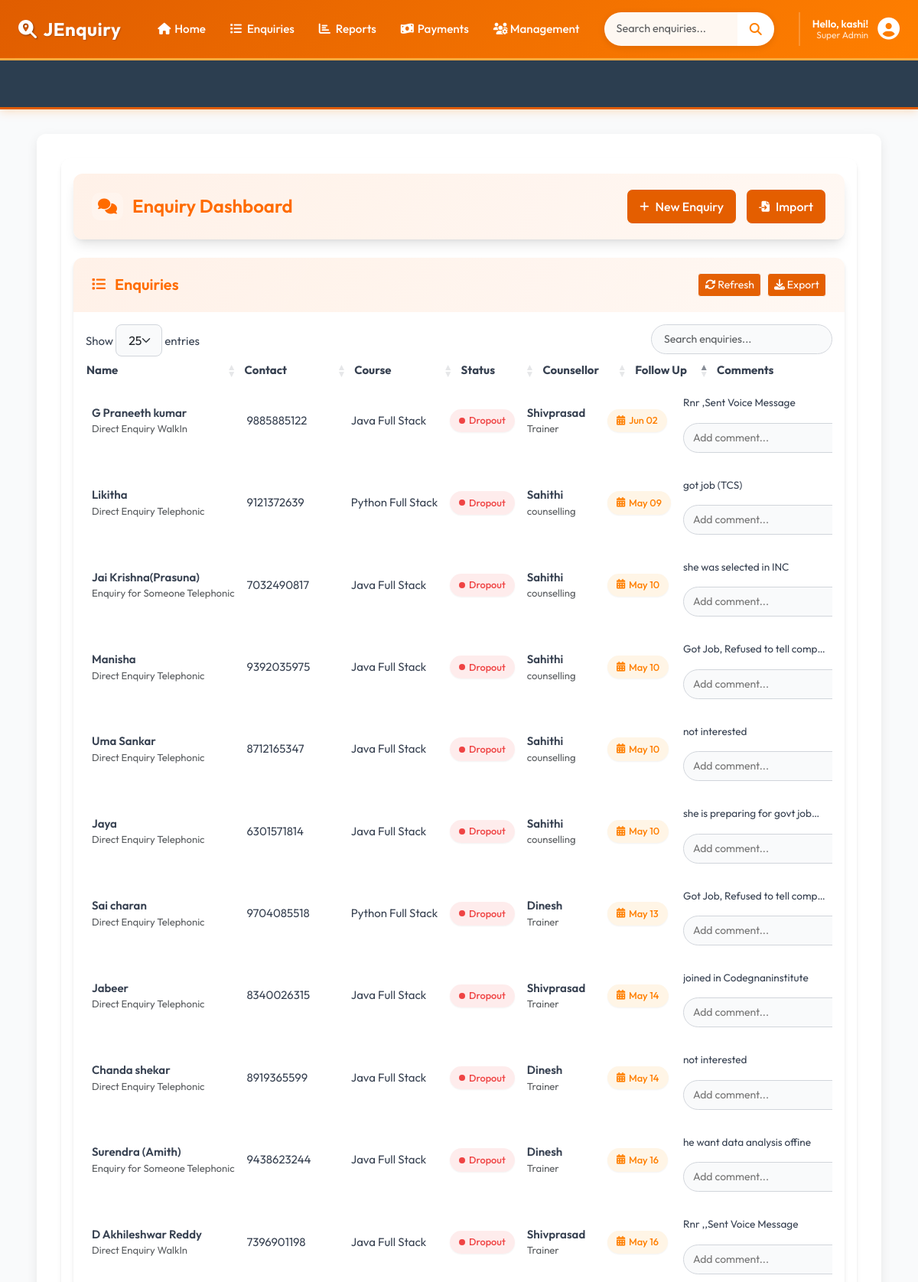
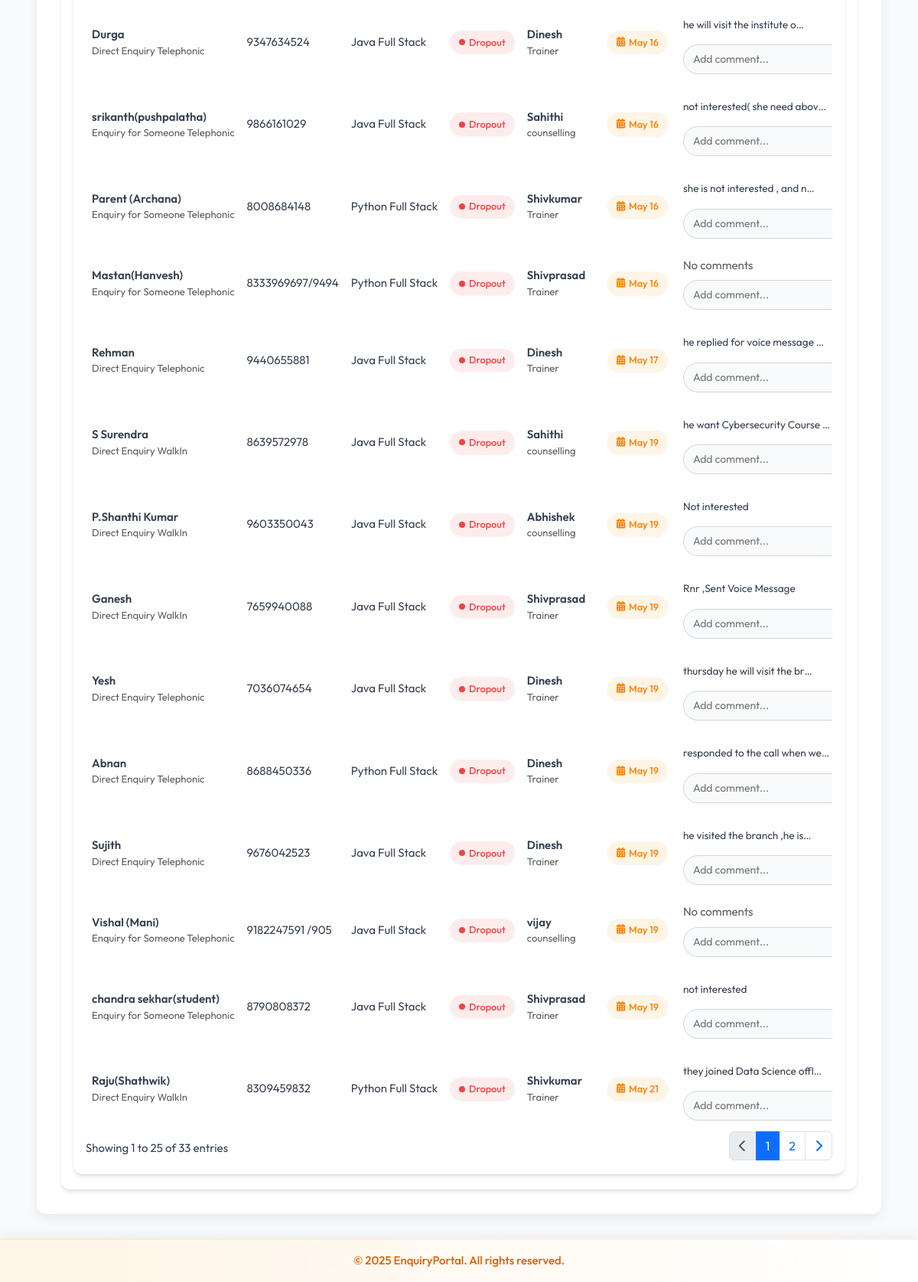
The page /dropout-students/ (signed in) on the database as committed earlier (2 pictures, top to bottom).
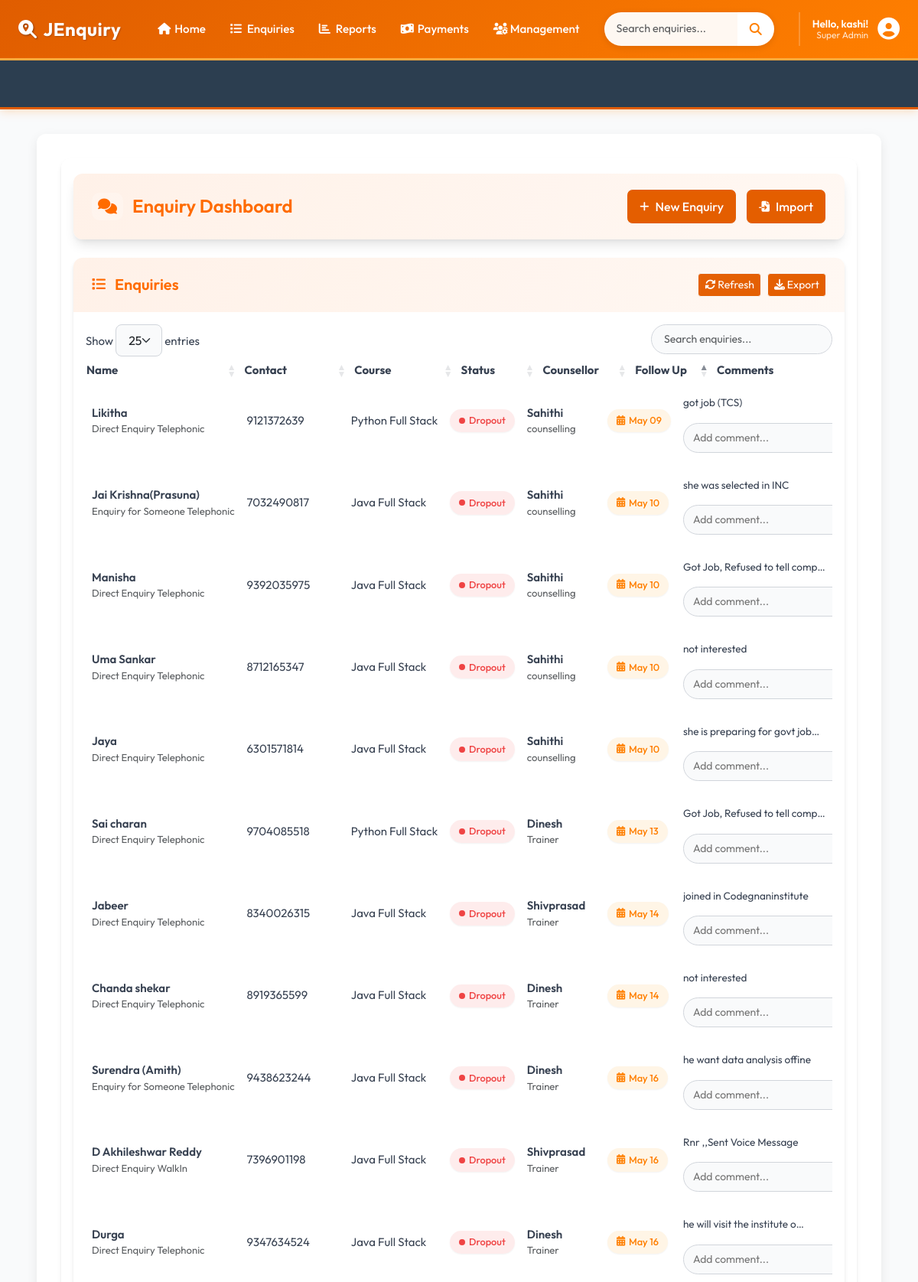
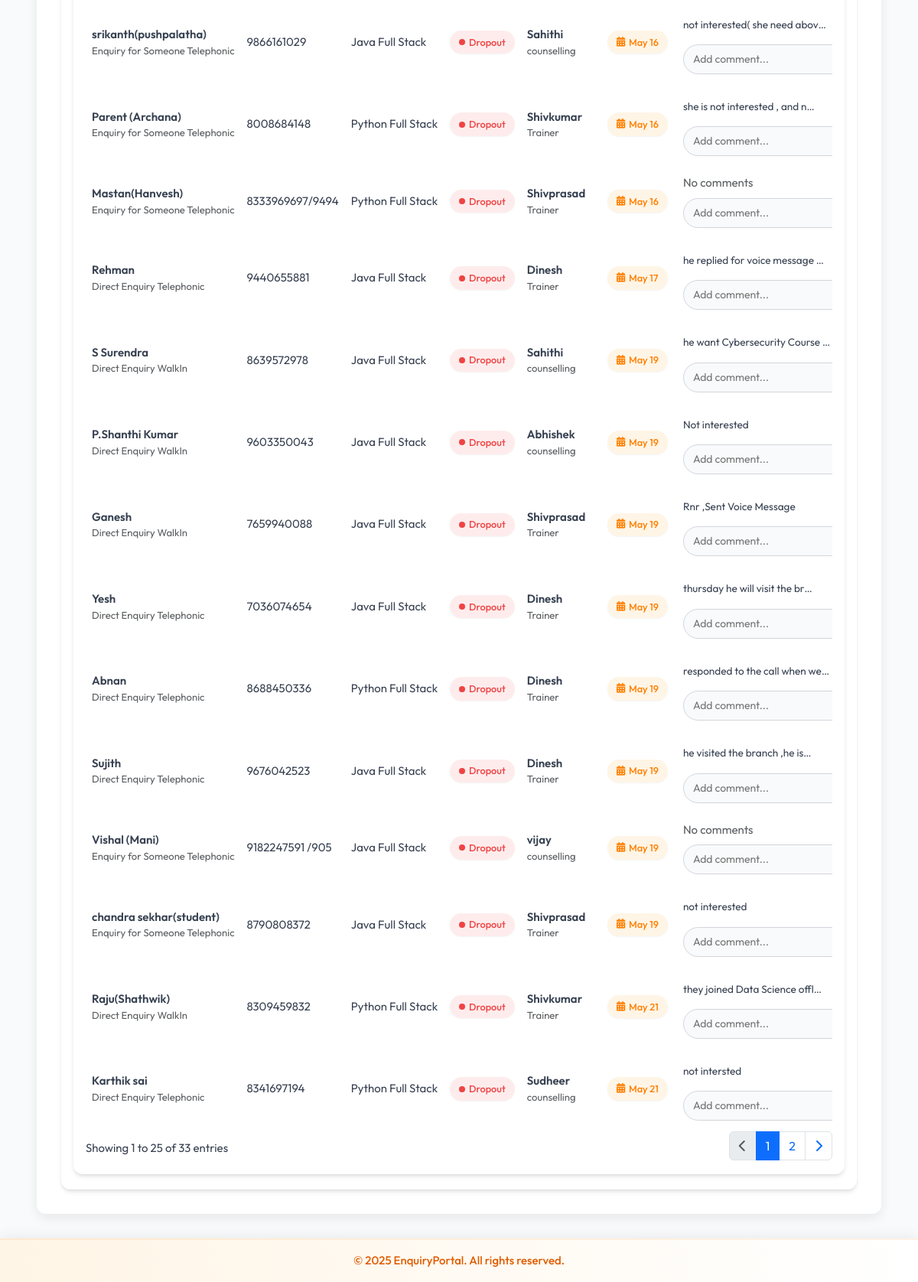
The same page on the database as committed later (2 pictures, top to bottom).
### enquiry/models.py (models this page shows, shortened)
class Enquiry(models.Model):
    STATUS_CHOICES = [
        ('joined', 'Joined'),
        ('pending', 'Pending'),
        ('dropout', 'Dropout'),
    ]
    SUBJECT_CHOICES = [
        ('java_full_stack', 'Java Full Stack'),
        ('python_full_stack', 'Python Full Stack'),
        ('other', 'Other'),
    ]
    ENQUIRY_TYPE_CHOICES = [
        ('someone_telephonic', 'Enquiry for Someone Telephonic'),
        ('direct_telephonic', 'Direct Enquiry Telephonic'),
        ('someone_walkin', 'Enquiry for Someone WalkIn'),
        ('direct_walkin', 'Direct Enquiry WalkIn'),
        ('telephonic_to_walkin', 'Telephonic To Walkin'),
    ]
    name = models.CharField(max_length=100)
    mobile = models.CharField(max_length=15, unique=True)
    subject = models.CharField(max_length=50, choices=SUBJECT_CHOICES)
    status = models.CharField(max_length=10, choices=STATUS_CHOICES, default='pending')
    enquiry_type = models.CharField(max_length=30, choices=ENQUIRY_TYPE_CHOICES, default='direct_telephonic')
    counsellor = models.ForeignKey(Counsellor, on_delete=models.CASCADE)
    created_at = models.DateTimeField(auto_now_add=True)
    followup_date = models.DateField(null=True, blank=True)
    enquiry_date = models.DateField(null=True, blank=True)
    parent_number = models.CharField(max_length=15, blank=True, null=True)
    fees_paid_date = models.DateField(null=True, blank=True)
    native_district_name=models.CharField(max_length=30,blank=True,null=True)
    target_fees = models.DecimalField(
        max_digits=12, decimal_places=2,
        null=True, blank=True,
        help_text="Total fees for the course"
    )
    fees_paid = models.DecimalField(
        max_digits=12, decimal_places=2,
        default=0.00,
        help_text="Total amount paid by the student"
    )
    fees_balance = models.DecimalField(
        max_digits=12, decimal_places=2,
        null=True, blank=True,
        help_text="Remaining balance (calculated automatically)"
    )
    due_date = models.DateField(
        null=True, blank=True,
        help_text="Deadline for full fees payment"
    )
    other_subject_name = models.CharField(
        max_length=100,
        blank=True,
        null=True,
        help_text="Specify the subject if 'Other' is selected"
    )
    college = models.ForeignKey(
        CollegeInfo,
        on_delete=models.SET_NULL,
        null=True,
        blank=True,
        related_name='enquiries'
    )
    VISIT_TYPE_CHOICES = [
        ('alone_walkin', 'Alone Walkin'),
        ('came_with_parents', 'Came with parents'),
        ('student_reference', 'Student Reference'),
        ('old_student_reference', 'Old Student Reference'),
        ('came_with_relatives', 'Came with relatives'),
    ]
    visit_type = models.CharField(
        max_length=30,
        choices=VISIT_TYPE_CHOICES,
        default='alone_walkin',
        help_text="How did the student come for enquiry?"
    )

class Counsellor(models.Model):
    name = models.CharField(max_length=100, unique=True)
    mobile = models.CharField(max_length=15)
    department = models.CharField(max_length=100)

class Comment(models.Model):
    enquiry = models.ForeignKey(Enquiry, on_delete=models.CASCADE, related_name='comments')
    comment = models.TextField()
    created_at = models.DateTimeField(default=timezone.now)
    class Meta:
        get_latest_by = 'created_at'
        ordering = ['-created_at']

### enquiry/views.py (the view)
# urls.py: path('dropout-students/', views.dropout_students, name='dropout_students'),
@login_required(login_url='accounts:login')
def dropout_students(request):
    students = Enquiry.objects.filter(status='dropout').order_by('-created_at')
    return render(request, 'dropout_students.html', {'enquiries': students})

### enquiry/models.py (called while the page is built)
    @property
    def actual_collected(self):
        from .models import Enquiry
        total = Enquiry.objects.filter(
            fees_paid_date__year=self.year,
            fees_paid_date__month=self.month,
            fees_paid_date__isnull=False
        ).aggregate(Sum('fees_paid'))['fees_paid__sum'] or 0
        return total

### template/dropout_students.html (shortened to what the changed rows need)
{% extends 'base.html' %}
{% block extra_css %}
<link rel="stylesheet" href="https://cdn.datatables.net/1.13.6/css/dataTables.bootstrap5.min.css">
<link rel="stylesheet" href="https://cdnjs.cloudflare.com/ajax/libs/font-awesome/6.4.0/css/all.min.css">
{% endblock %}
{% block content %}
<div class="app-wrapper">
    <div class="dashboard-header">
        <h1 class="dashboard-title">
            <i class="fas fa-comments"></i>
            Enquiry Dashboard
        </h1>
    </div>
    <div class="data-card">
        <div class="card-header">
            <h2 class="card-title">
                <i class="fas fa-list"></i> Enquiries
            </h2>
        </div>
        <div class="card-body p-0">
            <div class="data-table-wrapper">
                <table id="enquiryTable" class="display nowrap w-100">
                    <thead>
                        <tr>
                            <th>Name</th>
                            <th>Contact</th>
                            <th>Course</th>
                            <th>Status</th>
                            <th>Counsellor</th>
                            <th>Follow Up</th>
                            <th>Comments</th>
                        </tr>
                    </thead>
                    <tbody>
                        {% for enquiry in enquiries %}
                        <tr id="enquiry-row-{{ enquiry.id }}">
                            <td>
                                <div class="fw-semibold">{{ enquiry.name }}</div>
                                <div class="text-muted small">{{ enquiry.get_enquiry_type_display }}</div>
                            </td>
                            <td>{{ enquiry.mobile }}</td>
                            <td>{{ enquiry.get_subject_display }}</td>
                            <td>
                                <span class="status-badge status-{{ enquiry.status|slugify }}"
                                      data-status="{{ enquiry.status }}"
                                      data-enquiry-id="{{ enquiry.id }}">
                                    {{ enquiry.get_status_display }}
                                </span>
                            </td>
                            <td>
                                <div class="fw-semibold">{{ enquiry.counsellor.name }}</div>
                                <div class="text-muted small">{{ enquiry.counsellor.department }}</div>
                            </td>
                            <td>
                                <div class="followup-date {% if enquiry.followup_date <= today %}urgent{% endif %}"
                                     data-enquiry-id="{{ enquiry.id }}">
                                    <i class="fas fa-calendar-alt"></i>
                                    {% if enquiry.followup_date %}
                                        {{ enquiry.followup_date|date:"M d" }}
                                    {% else %}
                                        Set Date
                                    {% endif %}
                                </div>
                            </td>
                            <td>
                                <div id="comment-container-{{ enquiry.id }}">
                                    {% with enquiry.comments.all|first as comment %}
                                        {% if comment %}
                                            <div class="comment-preview"
                                                 title="{{ comment.comment }}"
                                                 data-enquiry-id="{{ enquiry.id }}">
                                                {{ comment.comment|truncatechars:30 }}
                                            </div>
                                        {% else %}
                                            <span class="text-muted">No comments</span>
                                        {% endif %}
                                    {% endwith %}
                                </div>
                                <div class="comment-input-group">
                                    <input type="text"
                                           id="comment-input-{{ enquiry.id }}"
                                           class="comment-input"
                                           placeholder="Add comment...">
                                </div>
                            </td>
                        </tr>
                        {% endfor %}
                    </tbody>
                </table>
            </div>
        </div>
    </div>
</div>
{% endblock %}

Rows that differ between the two databases and show on the page:
no longer on this page (row edited): Enquiry: name "G Praneeth kumar", enquiry_type "Direct Enquiry WalkIn", mobile "9885885122", subject "Java Full Stack", status "Dropout", counsellor.name "Shivprasad", counsellor.department "Trainer", followup_date "Jun 02"
no longer on this page (row unchanged): Comment: comment "Rnr ,Sent Voice Message"
now on this page (row unchanged): Enquiry: name "Karthik sai", enquiry_type "Direct Enquiry Telephonic", mobile "8341697194", subject "Python Full Stack", status "Dropout", counsellor.name "Sudheer", counsellor.department "counselling", followup_date "May 21"
now on this page (row unchanged): Comment: comment "not intersted"
